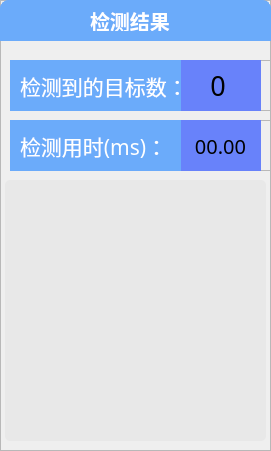
   <widget class="QFrame" name="frame_result_box_2">
    <property name="geometry">
     <rect>
      <x>1170</x>
      <y>250</y>
      <width>271</width>
      <height>451</height>
     </rect>
    </property>
    <property name="styleSheet">
     <string notr="true">QFrame#frame_result_box_2{
border:1px solid skyblue;
border-top-left-radius: 8px;
border-top-right-radius: 8;
border-bottom-left-radius: 0;
border-bottom-right-radius: 0px;}</string>
    </property>
    <property name="frameShape">
     <enum>QFrame::Shape::StyledPanel</enum>
    </property>
    <property name="frameShadow">
     <enum>QFrame::Shadow::Raised</enum>
    </property>
    <widget class="QFrame" name="frame_12">
     <property name="geometry">
      <rect>
       <x>0</x>
       <y>0</y>
       <width>271</width>
       <height>41</height>
      </rect>
     </property>
     <property name="styleSheet">
      <string notr="true">border:1px solid #6BABFA;
background:#6BABFA;
border-top-left-radius: 8px;
border-top-right-radius: 8;
border-bottom-left-radius: 0;
border-bottom-right-radius: 0px;</string>
     </property>
     <property name="frameShape">
      <enum>QFrame::Shape::StyledPanel</enum>
     </property>
     <property name="frameShadow">
      <enum>QFrame::Shadow::Raised</enum>
     </property>
     <widget class="QLabel" name="label_2">
      <property name="geometry">
       <rect>
        <x>90</x>
        <y>10</y>
        <width>91</width>
        <height>21</height>
       </rect>
      </property>
      <property name="font">
       <font>
        <family>阿里巴巴普惠体</family>
        <pointsize>15</pointsize>
        <bold>true</bold>
        <hintingpreference>PreferFullHinting</hintingpreference>
       </font>
      </property>
      <property name="styleSheet">
       <string notr="true">background:none;
border:none;
color:white;</string>
      </property>
      <property name="text">
       <string>检测结果</string>
      </property>
     </widget>
    </widget>
    <widget class="QFrame" name="frame_6">
     <property name="geometry">
      <rect>
       <x>10</x>
       <y>60</y>
       <width>261</width>
       <height>51</height>
      </rect>
     </property>
     <property name="frameShape">
      <enum>QFrame::Shape::StyledPanel</enum>
     </property>
     <property name="frameShadow">
      <enum>QFrame::Shadow::Raised</enum>
     </property>
     <widget class="QLabel" name="label_detect_num">
      <property name="geometry">
       <rect>
        <x>170</x>
        <y>0</y>
        <width>81</width>
        <height>51</height>
       </rect>
      </property>
      <property name="font">
       <font>
        <family>阿里巴巴普惠体</family>
        <pointsize>20</pointsize>
        <stylestrategy>PreferDefault</stylestrategy>
       </font>
      </property>
      <property name="layoutDirection">
       <enum>Qt::LayoutDirection::RightToLeft</enum>
      </property>
      <property name="autoFillBackground">
       <bool>false</bool>
      </property>
      <property name="styleSheet">
       <string notr="true">background:#6882FA;
color:black;
padding-left:5px;</string>
      </property>
      <property name="text">
       <string>0</string>
      </property>
      <property name="textFormat">
       <enum>Qt::TextFormat::RichText</enum>
      </property>
      <property name="alignment">
       <set>Qt::AlignmentFlag::AlignCenter</set>
      </property>
      <property name="indent">
       <number>-1</number>
      </property>
     </widget>
     <widget class="QLabel" name="label_speed_3">
      <property name="geometry">
       <rect>
        <x>0</x>
        <y>0</y>
        <width>171</width>
        <height>51</height>
       </rect>
      </property>
      <property name="font">
       <font>
        <family>阿里巴巴普惠体</family>
        <pointsize>16</pointsize>
        <stylestrategy>PreferDefault</stylestrategy>
       </font>
      </property>
      <property name="layoutDirection">
       <enum>Qt::LayoutDirection::LeftToRight</enum>
      </property>
      <property name="autoFillBackground">
       <bool>false</bool>
      </property>
      <property name="styleSheet">
       <string notr="true">background:#6BABFA;
color:white;
padding-left:5px;</string>
      </property>
      <property name="text">
       <string>检测到的目标数：</string>
      </property>
      <property name="indent">
       <number>-1</number>
      </property>
     </widget>
    </widget>
    <widget class="QFrame" name="frame_2">
     <property name="geometry">
      <rect>
       <x>10</x>
       <y>120</y>
       <width>261</width>
       <height>51</height>
      </rect>
     </property>
     <property name="frameShape">
      <enum>QFrame::Shape::StyledPanel</enum>
     </property>
     <property name="frameShadow">
      <enum>QFrame::Shadow::Raised</enum>
     </property>
     <widget class="QLabel" name="label_speed">
      <property name="geometry">
       <rect>
        <x>170</x>
        <y>0</y>
        <width>81</width>
        <height>51</height>
       </rect>
      </property>
      <property name="font">
       <font>
        <family>阿里巴巴普惠体</family>
        <pointsize>15</pointsize>
        <stylestrategy>PreferDefault</stylestrategy>
       </font>
      </property>
      <property name="layoutDirection">
       <enum>Qt::LayoutDirection::LeftToRight</enum>
      </property>
      <property name="autoFillBackground">
       <bool>false</bool>
      </property>
      <property name="styleSheet">
       <string notr="true">background:#6882FA;
color:black;</string>
      </property>
      <property name="text">
       <string>00.00</string>
      </property>
      <property name="alignment">
       <set>Qt::AlignmentFlag::AlignCenter</set>
      </property>
      <property name="indent">
       <number>-1</number>
      </property>
     </widget>
     <widget class="QLabel" name="label_speed_4">
      <property name="geometry">
       <rect>
        <x>0</x>
        <y>0</y>
        <width>171</width>
        <height>51</height>
       </rect>
      </property>
      <property name="font">
       <font>
        <family>阿里巴巴普惠体</family>
        <pointsize>16</pointsize>
        <stylestrategy>PreferDefault</stylestrategy>
       </font>
      </property>
      <property name="layoutDirection">
       <enum>Qt::LayoutDirection::LeftToRight</enum>
      </property>
      <property name="autoFillBackground">
       <bool>false</bool>
      </property>
      <property name="styleSheet">
       <string notr="true">background:#6BABFA;
color:white;
padding-left:5px;</string>
      </property>
      <property name="text">
       <string>检测用时(ms)：</string>
      </property>
      <property name="indent">
       <number>-1</number>
      </property>
     </widget>
    </widget>
    <widget class="QTextBrowser" name="result_info">
     <property name="geometry">
      <rect>
       <x>5</x>
       <y>180</y>
       <width>261</width>
       <height>261</height>
      </rect>
     </property>
     <property name="font">
      <font>
       <family>阿里巴巴普惠体</family>
       <pointsize>12</pointsize>
      </font>
     </property>
     <property name="toolTip">
      <string>检测的结果展示窗口</string>
     </property>
     <property name="styleSheet">
      <string notr="true">background:#e8e8e8;
color:black;
border:none;
border-radius:5px</string>
     </property>
     <property name="placeholderText">
      <string/>
     </property>
    </widget>
   </widget>
